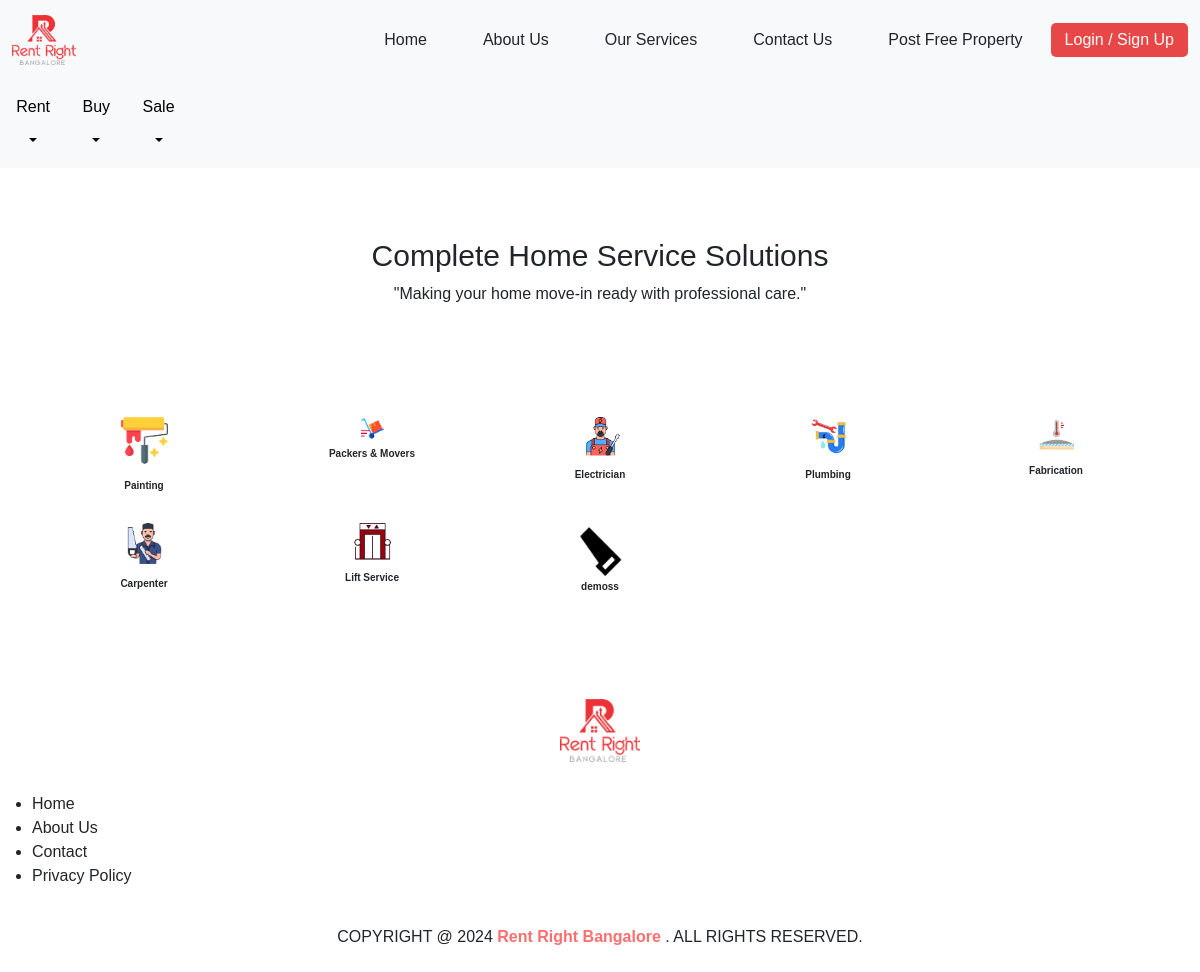
Screenshot of /services2.php with the database file from the repository.
### tables this page shows
CREATE TABLE `services` (
  `id` int(11) NOT NULL,
  `service_img` varchar(255) NOT NULL,
  `service_name` varchar(255) NOT NULL,
  `service_description` varchar(255) NOT NULL
);

### services2.php (the view, shortened to what this page needs)
<?php
include('connection.php');
?>
<!DOCTYPE html>
<html lang="en">
<head>
    <link rel="stylesheet" href="css/bootstrap.css">
    <link rel="stylesheet" href="css/style.css">
    <?php
    include('head.php');
    ?>
</head>
<body>
    <main>
        <h1 class="service">Complete Home Service Solutions</h1>
        <p>"Making your home move-in ready with professional care."</p>
        <div class="container text-center">
            <div class="services-grid">
                <div class="row row-cols-5">
                    <?php
                    $query = "SELECT * FROM services";
                    $res = mysqli_query($conn, $query);
                    if (mysqli_num_rows($res) > 0) {
                        while ($row = mysqli_fetch_assoc($res)) {
                            $service_name = htmlspecialchars($row['service_name']);
                            $image_src = htmlspecialchars($row['service_img']);
                    ?>
                    <div class="col">
                        <div class="service-card" onclick="openModal('<?php echo $service_name; ?>')">
                            <img src="uploads/services/<?php echo $image_src; ?>" alt="<?php echo $service_name; ?>"
                                class="service-img">
                            <div class="service-name"><?php echo $service_name; ?></div>
                        </div>
                    </div>
                    <?php
                        }
                    }
                    ?>
                </div>
            </div>
        </div>
    </main>
    <?php include('copyright.php'); ?>
</body>
</html>

### head.php (shortened to what this page needs)
<!DOCTYPE html>
<html lang="en">
<head>
    <link href="https://cdn.jsdelivr.net/npm/bootstrap@5.3.0-alpha3/dist/css/bootstrap.min.css" rel="stylesheet">
</head>
<body>
<nav class="navbar navbar-expand-lg navbar-light rent-head">
    <div class="container-fluid">
        <a href="index" class="navbar-brand">
            <img src="./icons/Logo.png" alt="Rent Right Bangalore" class="logo-img">
        </a>
        <div class="collapse navbar-collapse" id="navbarSupportedContent">
            <ul class="navbar-nav me-auto mb-2 mb-lg-0">
                <li class="nav-item">
                    <a class="nav-link active" aria-current="page" href="index">Home</a>
                </li>
                <li class="nav-item">
                    <a class="nav-link" href="about">About Us</a>
                </li>
                <li class="nav-item">
                    <a class="nav-link" href="index#our_service">Our Services</a>
                </li>
                <li class="nav-item">
                    <a class="nav-link" href="contact">Contact Us</a>
                </li>
                <li class="nav-item">
                    <?php if(isset($_SESSION['user_name'])): ?>
                        <a class="nav-link" href="users/post-property">Post  Property</a>
                    <?php else: ?>
                        <a class="nav-link" href="login">Post Free Property</a>
                    <?php endif; ?>
                </li>
            </ul>
            <div class="d-flex">
                <?php if(isset($_SESSION['user_name'])): ?>
                    <div class="dropdown">
                        <a class="btn dropdown-toggle" href="#" role="button" id="userDropdown" data-bs-toggle="dropdown" aria-expanded="false">
                            <?php echo htmlspecialchars($_SESSION['user_name']); ?>
                        </a>
                        <ul class="dropdown-menu dropdown-menu-end" aria-labelledby="userDropdown">
                            <li><a class="dropdown-item" href="index">Home</a></li>
                            <li><a class="dropdown-item" href="users/enquiries">Requests Received</a></li>
                            <li><a class="dropdown-item" href="users/saved">Saved</a></li>
                            <li><a class="dropdown-item" href="users/Property_list">Property Listing</a></li>
                            <li><a class="dropdown-item" href="users/Property_all_list">All Property Listing</a></li>
                            <li><a class="dropdown-item" href="users/UserProfile">Update Profile</a></li>
                            <li><a class="dropdown-item" href="users/chngepswd">Change Password</a></li>
                            <li><a class="dropdown-item" href="logout">Logout</a></li>
                        </ul>
                    </div>
                <?php else: ?>
                    <a href="login">
                        <button class="sign_contact-button me-2">Login / Sign Up</button>
                    </a>
                <?php endif; ?>
            </div>
        </div>
    </div>
</nav>
<div class="container-fluid rent-head d-flex ">
    <div class="dropdown">
        <button class="btn btn-secondary1" type="button" onclick="window.location.href='index'">Rent</button>
        <button class="btn btn-secondary1 dropdown-toggle dropdown-toggle-split" type="button" data-bs-toggle="dropdown" aria-expanded="false">
        </button>
    </div>
    <div class="dropdown">
        <button class="btn btn-secondary1" type="button" onclick="window.location.href='home'">Buy</button>
        <button class="btn btn-secondary1 dropdown-toggle dropdown-toggle-split" type="button" data-bs-toggle="dropdown" aria-expanded="false">
        </button>
    </div>
    <div class="dropdown">
        <button class="btn btn-secondary1" type="button" onclick="window.location.href='home1'">Sale</button>
        <button class="btn btn-secondary1 dropdown-toggle dropdown-toggle-split" type="button" data-bs-toggle="dropdown" aria-expanded="false">
        </button>
    </div>
</div>
</body>
</html>

### copyright.php (shortened to what this page needs)
<footer>
    <div class="footer-container">
        <div class="footer-logo">
            <?php if (isset($_SESSION['user_name'])): ?>
                <img src="../icons/Logo.png" alt="Company Logo">
            <?php else: ?>
                <img src="./icons/Logo.png" alt="Company Logo">
            <?php endif; ?>
        </div>
        <div class="footer-links">
            <ul>
                <li><a href="#">Home</a></li>
                <li><a href="#">About Us</a></li>
                <li><a href="#">Contact</a></li>
                <li><a href="#">Privacy Policy</a></li>
            </ul>
        </div>
    </div>
</footer>
<div class="container-fluid pt-2 pb-2">
    <h6 class="text-center copyright">COPYRIGHT @ 2024 <b style=" color: #ff6f6f;">Rent Right Bangalore</b> . ALL RIGHTS RESERVED.
    </h6>
</div>

### css/style.css (style rules this page uses)
* { padding: 0px; margin: 0px; font-family: Arial, Helvetica, sans-serif; }
body { font-family: Arial, Helvetica, sans-serif; margin: 0; padding: 0; color: #333; }
a { color: inherit !important; text-decoration: none !important; border: 0 !important; }
main { padding: 10px 10px; text-align: center; }
.dropdown { display: inline-block; }
.container { margin-top: 20px; }
body { font-family: Arial, sans-serif; }
.copyright { padding: 15px 0px; }
.container { width: 90%; max-width: 1200px; margin: 80 auto; padding: 20px; }
.container { margin: 0 auto; position: relative; }
img.logo-img { height: 50px; }
.navbar-brand { width: 50%; }
li.nav-item { margin: 0px 20px; white-space: nowrap; }
.btn-secondary1 { border: inherit !important; background-color: inherit !important; color: #000 !important; }
.rent-head { background-color: #FEF5F5; }
.sign_contact-button { padding: 10px 20px; background-color: #e84747; border: none; color: white; font-size: 1rem; cursor: pointer; border-radius: 5px; white-space: nowrap; }
.footer-logo { display: flex; flex-direction: column; align-items: center; text-align: center; margin-bottom: 20px; }
.footer-logo img { max-width: 80px; margin-bottom: 10px; }
button.btn.btn-secondary1 { padding: 5px; }
button.sign_contact-button.me-2 { background-color: #e84747 !important; color: white !important; }

### head.php (style rules this page uses)
.rent-head { background-color: #f8f9fa; padding: 10px 0; }
.btn-secondary1 { background-color: #007bff; color: white; border: none; }
.logo-img { max-width: 100px; }
.sign_contact-button { background-color: #007bff; color: white; border: none; padding: 5px 10px; cursor: pointer; }

### services2.php (style rules this page uses)
main { padding: 10px 10px; text-align: center; }
.service { margin-top: 60px; font-size: 30px; }
.services-grid { display: block; grid-template-columns: repeat(auto-fit, minmax(200px, 1fr)); gap: 20px; margin-top: 60px; padding-bottom: 60px; outline: none; }
.service-card { display: flex; flex-direction: column; align-items: center; padding: 15px; transition: transform 0.2s; }
.service-card img { width: 55px; align-items: center; }
.service-name { font-size: 10px; font-weight: bold; }
body { font-family: Arial, sans-serif; }
.service-card { text-align: center; cursor: pointer; }
.service-card img { max-width: 100%; height: auto; }
button { background-color: #ff4d4d; color: #fff; padding: 15px; border: none; border-radius: 4px; cursor: pointer; width: 100%; }
@media (max-width: 1200px) { .services-grid { grid-template-columns: repeat(auto-fit, minmax(150px, 1fr)); } }

### rows the page displays
services: service_img (picture), service_name "Painting"
services: service_img (picture), service_name "Packers & Movers"
services: service_img (picture), service_name "Electrician"
services: service_img (picture), service_name "Plumbing"
services: service_img (picture), service_name "Fabrication"
services: service_img (picture), service_name "Carpenter"
services: service_img (picture), service_name "Lift Service"
services: service_img (picture), service_name "demoss"
